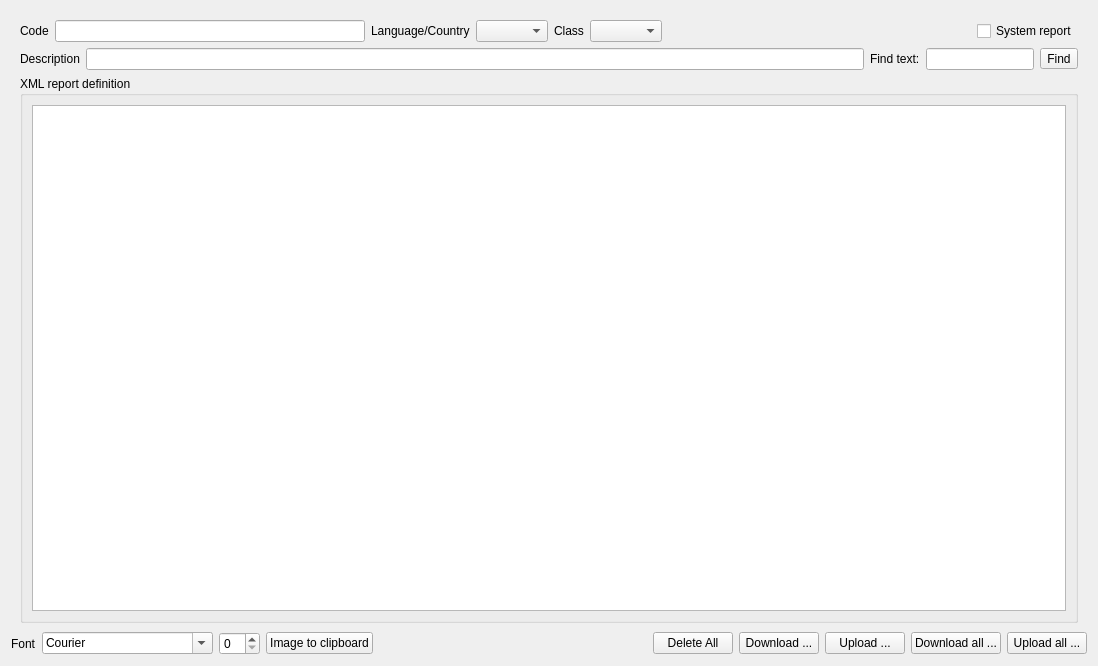
<?xml version="1.0" encoding="UTF-8"?>
<ui version="4.0">
 <class>ReportWidget</class>
 <widget class="QWidget" name="ReportWidget">
  <property name="geometry">
   <rect>
    <x>0</x>
    <y>0</y>
    <width>1098</width>
    <height>666</height>
   </rect>
  </property>
  <property name="windowTitle">
   <string>Report</string>
  </property>
  <layout class="QVBoxLayout" name="verticalLayout_6">
   <item>
    <layout class="QVBoxLayout" name="verticalLayout_5">
     <property name="spacing">
      <number>0</number>
     </property>
     <item>
      <widget class="QStackedWidget" name="stackedWidget">
       <property name="currentIndex">
        <number>0</number>
       </property>
       <widget class="QWidget" name="form">
        <layout class="QVBoxLayout" name="verticalLayout_3">
         <item>
          <layout class="QHBoxLayout" name="horizontalLayout_2">
           <item>
            <widget class="QLabel" name="label">
             <property name="text">
              <string>Code</string>
             </property>
            </widget>
           </item>
           <item>
            <widget class="QLineEdit" name="lineEditCode">
             <property name="enabled">
              <bool>true</bool>
             </property>
            </widget>
           </item>
           <item>
            <widget class="QLabel" name="label_3">
             <property name="text">
              <string>Language/Country</string>
             </property>
            </widget>
           </item>
           <item>
            <widget class="RelationalComboBox" name="comboBoxL10n">
             <property name="enabled">
              <bool>true</bool>
             </property>
             <property name="editable">
              <bool>false</bool>
             </property>
            </widget>
           </item>
           <item>
            <widget class="QLabel" name="label_2">
             <property name="text">
              <string>Class</string>
             </property>
            </widget>
           </item>
           <item>
            <widget class="QComboBox" name="comboBoxClass"/>
           </item>
           <item>
            <spacer name="horizontalSpacer_2">
             <property name="orientation">
              <enum>Qt::Orientation::Horizontal</enum>
             </property>
             <property name="sizeHint" stdset="0">
              <size>
               <width>168</width>
               <height>20</height>
              </size>
             </property>
            </spacer>
           </item>
           <item>
            <widget class="QCheckBox" name="checkBoxSystem">
             <property name="focusPolicy">
              <enum>Qt::FocusPolicy::NoFocus</enum>
             </property>
             <property name="text">
              <string>System report</string>
             </property>
             <property name="checked">
              <bool>false</bool>
             </property>
             <property name="tristate">
              <bool>false</bool>
             </property>
            </widget>
           </item>
          </layout>
         </item>
         <item>
          <layout class="QHBoxLayout" name="horizontalLayout_3" stretch="0,1,0,0,0">
           <item>
            <widget class="QLabel" name="label_4">
             <property name="text">
              <string>Description</string>
             </property>
            </widget>
           </item>
           <item>
            <widget class="QLineEdit" name="lineEditDescription"/>
           </item>
           <item>
            <widget class="QLabel" name="label2">
             <property name="text">
              <string>Find text:</string>
             </property>
            </widget>
           </item>
           <item>
            <widget class="QLineEdit" name="lineEditFind">
             <property name="maxLength">
              <number>64</number>
             </property>
            </widget>
           </item>
           <item>
            <widget class="QToolButton" name="toolButtonFind">
             <property name="text">
              <string>Find</string>
             </property>
             <property name="iconSize">
              <size>
               <width>32</width>
               <height>32</height>
              </size>
             </property>
            </widget>
           </item>
          </layout>
         </item>
         <item>
          <widget class="QGroupBox" name="groupBox_5">
           <property name="title">
            <string>XML report definition</string>
           </property>
           <layout class="QVBoxLayout" name="verticalLayout_2">
            <item>
             <widget class="QPlainTextEdit" name="textEditXML">
              <property name="font">
               <font>
                <pointsize>10</pointsize>
               </font>
              </property>
             </widget>
            </item>
           </layout>
          </widget>
         </item>
        </layout>
       </widget>
       <widget class="QWidget" name="view">
        <layout class="QVBoxLayout" name="verticalLayout">
         <item>
          <widget class="EnhancedTableView" name="tableView"/>
         </item>
        </layout>
       </widget>
      </widget>
     </item>
     <item>
      <layout class="QHBoxLayout" name="horizontalLayout">
       <property name="spacing">
        <number>6</number>
       </property>
       <item>
        <widget class="QLabel" name="label_5">
         <property name="text">
          <string>Font</string>
         </property>
        </widget>
       </item>
       <item>
        <widget class="QFontComboBox" name="fontComboBox">
         <property name="editable">
          <bool>true</bool>
         </property>
         <property name="maxVisibleItems">
          <number>20</number>
         </property>
         <property name="fontFilters">
          <set>QFontComboBox::FontFilter::MonospacedFonts</set>
         </property>
         <property name="currentFont">
          <font>
           <pointsize>8</pointsize>
          </font>
         </property>
        </widget>
       </item>
       <item>
        <widget class="QSpinBox" name="spinBoxFontSize"/>
       </item>
       <item>
        <widget class="QPushButton" name="pushButtonInsertImage">
         <property name="text">
          <string>Image to clipboard</string>
         </property>
        </widget>
       </item>
       <item>
        <spacer name="horizontalSpacer">
         <property name="orientation">
          <enum>Qt::Orientation::Horizontal</enum>
         </property>
         <property name="sizeHint" stdset="0">
          <size>
           <width>40</width>
           <height>20</height>
          </size>
         </property>
        </spacer>
       </item>
       <item>
        <widget class="QPushButton" name="pushButtonDeleteAll">
         <property name="text">
          <string>Delete All</string>
         </property>
        </widget>
       </item>
       <item>
        <widget class="QPushButton" name="pushButtonDownload">
         <property name="text">
          <string>Download ...</string>
         </property>
        </widget>
       </item>
       <item>
        <widget class="QPushButton" name="pushButtonUpload">
         <property name="text">
          <string>Upload ...</string>
         </property>
        </widget>
       </item>
       <item>
        <widget class="QPushButton" name="pushButtonDownloadAll">
         <property name="text">
          <string>Download all ...</string>
         </property>
        </widget>
       </item>
       <item>
        <widget class="QPushButton" name="pushButtonUploadAll">
         <property name="text">
          <string>Upload all ...</string>
         </property>
        </widget>
       </item>
      </layout>
     </item>
    </layout>
   </item>
  </layout>
 </widget>
 <customwidgets>
  <customwidget>
   <class>RelationalComboBox</class>
   <extends>QComboBox</extends>
   <header>App.Widget.Control</header>
  </customwidget>
  <customwidget>
   <class>EnhancedTableView</class>
   <extends>QTableView</extends>
   <header>App.Widget.View</header>
  </customwidget>
 </customwidgets>
 <tabstops>
  <tabstop>lineEditCode</tabstop>
  <tabstop>comboBoxL10n</tabstop>
  <tabstop>comboBoxClass</tabstop>
  <tabstop>lineEditDescription</tabstop>
  <tabstop>textEditXML</tabstop>
  <tabstop>fontComboBox</tabstop>
  <tabstop>spinBoxFontSize</tabstop>
  <tabstop>pushButtonInsertImage</tabstop>
  <tabstop>pushButtonDeleteAll</tabstop>
  <tabstop>pushButtonDownload</tabstop>
  <tabstop>pushButtonUpload</tabstop>
  <tabstop>pushButtonDownloadAll</tabstop>
  <tabstop>pushButtonUploadAll</tabstop>
  <tabstop>tableView</tabstop>
 </tabstops>
 <resources/>
 <connections/>
</ui>
